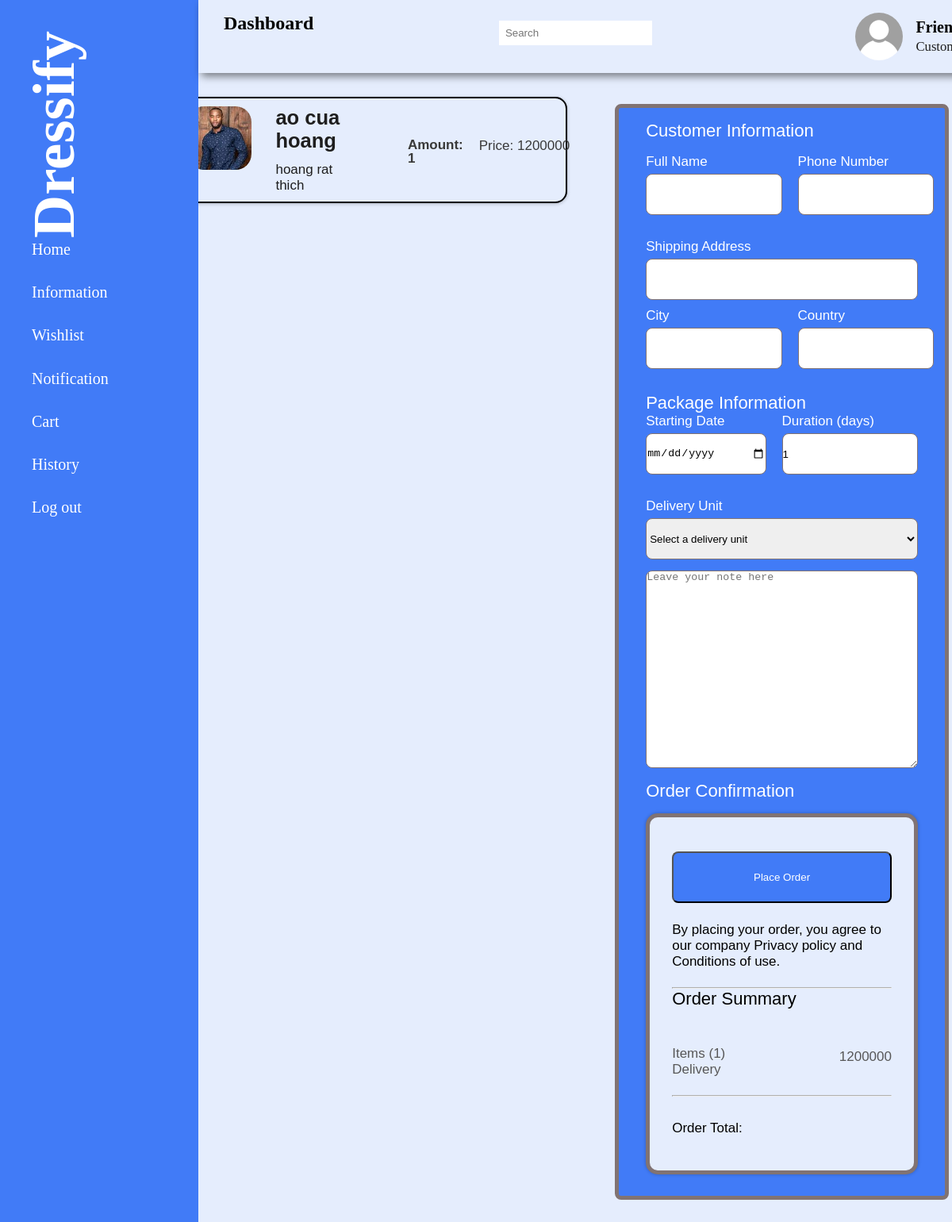
Page /role/customer/CheckOut.php?owner_id=4 on the committed database.
### tables this page shows
CREATE TABLE `cart` (
  `id` int(255) NOT NULL,
  `cus_id` int(255) NOT NULL,
  `owner_id` int(255) NOT NULL,
  `product_id` int(255) NOT NULL,
  `status` varchar(255) NOT NULL DEFAULT 'checkout'
);

CREATE TABLE `products` (
  `product_id` int(255) NOT NULL,
  `owner_id` int(255) NOT NULL,
  `product_name` varchar(255) NOT NULL,
  `description` varchar(255) NOT NULL,
  `price` varchar(255) NOT NULL,
  `category` varchar(255) NOT NULL,
  `image3` varchar(255) NOT NULL,
  `image1` varchar(255) NOT NULL,
  `image2` varchar(255) NOT NULL,
  `stock` int(255) NOT NULL,
  `approve` varchar(255) NOT NULL DEFAULT 'false'
);

### role/customer/CheckOut.php (the view, shortened to what this page needs)
<?php
    include '../../ConnectDB.php';
    $customer = mysqli_fetch_assoc(mysqli_query($conn, "SELECT * FROM customers WHERE cus_id='$_SESSION[cus_id]'"));
    $total=0;
?>
<!DOCTYPE html>
<html lang="en">
<head>
  <link rel="stylesheet" href="CheckoutStyle.css">
  <link href = "https://unpkg.com/boxicons@2.1.4/css/boxicons.min.css" rel = 'stylesheet'>
  <link rel="stylesheet" href="https://cdnjs.cloudflare.com/ajax/libs/font-awesome/6.4.2/css/all.min.css">
</head>
<body>
  <?php include 'CustomerSidebar.php'; ?>
  <main class="checkout-container">
  <div class="checkout-content">
    <section class="product-section">
      <div class="product-details">
        <div class="logo-container">
        </div>
        <div class="product-info">
        <?php
            if(isset($_GET['owner_id'])){
                $owner_id = $_GET['owner_id'];
                $product_id = mysqli_query($conn, "SELECT * FROM cart as c JOIN products as p ON c.product_id=p.product_id WHERE p.owner_id ='$owner_id' AND `status`='checkout' AND `cus_id`='$_SESSION[cus_id]'");
                while($fetch_product = mysqli_fetch_assoc($product_id)){
                  $total = $total + $fetch_product['price'];
        ?>
          <div class="product-card">
            <div class="product-content">
              <div class="product-image-container">
                <div class="product-image-wrapper">
                    <img loading="lazy" style="border-radius: 25%;width: 80px; height: 80px; object-fit: cover;" src = "../../img/product/<?php echo $fetch_product['image1'];?>"/>
                  <div class="product-text">
                    <h2 style="display: inline-flex; width: 200%; overflow: hidden;" class="product-name"><?php echo $fetch_product['product_name']?></h2>
                    <p class="product-details"><?php echo $fetch_product['description']?></p>
                  </div>
                </div>
              </div>
              <div class="product-price-container">
                <div class="product-price-wrapper">
                  <p class="product-quantity">Amount: 1</p>
                  <div class="product-price">
                    <span class="price-value">Price: <?php echo $fetch_product['price']?></span>
                  </div>
                </div>
              </div>
            </div>
          </div>
        <?php
                }
            }
        ?>
        </div>
      </div>
    </section>
    <section class="order-section">
      <div class="order-content">
        <form class="address-form" method="post">
        <h2 class="section-title" style="margin-bottom: 1rem; margin-top: -2rem;">Customer Information</h2>
          <div class="form-row">
            <div class="form-column">
              <div class="form-group">
                <label for="firstName">Full Name</label>
                <input type="text" name="fullname" class="form-input" placeholder="<?php echo$customer['fullname'];?>" required />
              </div>
            </div>
            <div class="form-column">
              <div class="form-group">
                <label for="firstName">Phone Number</label>
                <input type="text" name="contact_number" class="form-input" placeholder="<?php echo$customer['contact_number'];?>" required />
              </div>
            </div>
          </div>
          <div class="form-group">
            <label for="houseNumber">Shipping Address</label>
            <input type="text" name="shipping_address" class="form-input"  placeholder="<?php echo$customer['address'];?>" required />
          </div>
          <div class="form-row">
            <div class="form-column">
              <div class="form-group">
                <label for="city">City</label>
                <input type="text" name="city" class="form-input" placeholder="<?php echo$customer['city'];?>" required />
              </div>
            </div>
            <div class="form-column">
              <div class="form-group">
                <label for="zipCode">Country</label>
                <input type="text" name="country" class="form-input" placeholder="<?php echo$customer['country'];?>" required />
              </div>
            </div>
          </div>
        <h2 class="section-title">Package Information</h2>
            <div class="form-row">
                <div class="form-column">
                <div class="form-group">
                    <label for="firstName">Starting Date</label>
                    <input type="date" name="date_start" class="form-input" placeholder="01/01/2024" required />
                </div>
                </div>
                <div class="form-column">
                <div class="form-group">
                    <label for="firstName">Duration (days)</label>
                    <input type="number" name="duration" class="form-input" value="1" min="1" required />
                </div>
                </div>
            </div>
            <div class="form-group">
            <label for="houseNumber">Delivery Unit</label>
                <select name="delivery_unit" class="form-input" id="getDelivery" required>
                  <option value="" disabled selected>Select a delivery unit</option>
                </select>
            </div>
          <textarea name="note" class="note-input" placeholder="Leave your note here" required></textarea>
        <h2 style="margin-top: 1rem;" class="section-title">Order Confirmation</h2>
        <div class="order-summary">
          <button type="submit" name="confirm" class="place-order-btn">Place Order</button>
          <p class="terms">
            By placing your order, you agree to our company
            <a href="#" style="color: rgba(0, 0, 0, 1)">Privacy policy</a> and
            <a href="#" style="color: rgba(0, 0, 0, 1)">Conditions of use.</a>
          </p>
          <hr class="divider" />
          <h3 class="section-title-1">Order Summary</h3>
          <div class="summary-details">
            <div class="summary-labels">
              <p>Items (<?php echo mysqli_num_rows($product_id)?>)</p>
              <p>Delivery</p>
            </div>
            <div class="summary-values">
              <p><?php echo $total?></p>
            </div>
          </div>
          <hr class="divider" />
          <div class="total">
            <p>Order Total:</p>
          </div>
        </div>
        </form>
      </div>
    </section>
  </div>
  </main>
</body>
</html>

### role/customer/CheckOutStyle.css (style rules this page uses)
.checkout-container { background-color: #E5EDFD; }
.checkout-content { display: flex; gap: 20px; }
.product-section { width: 60%; }
.product-details { display: flex; gap: 20px; }
.logo-container { width: 18%; }
.product-info { width: 82%; margin-left: 20px; }
.product-card { border-radius: 15px; border: 2px solid rgba(0, 0, 0); background-color: #E5EDFD; box-shadow: 0 1px 4px 0 rgba(0, 0, 0, 0.25); margin: 28px 0 0 56px; padding: 10px 31px; }
.product-content { display: flex; gap: 50px; }
.product-image-container { width: 44%; }
.product-image-wrapper { display: flex; flex-grow: 1; gap: 30px; font: 500 17px Poppins, sans-serif; color: #1e1e1e; }
.product-text { align-self: flex-start; display: flex; margin-top: 0px; flex-direction: column; }
.product-name { font-family: Poppins, sans-serif; }
.product-details { font-family: Nunito, sans-serif; margin-top: 12px; }
.product-price-container { width: 56%; margin-left: 40px; margin-top: 40px; }
.product-price-wrapper { display: flex; gap: 20px; align-self: stretch; font-size: 17px; color: #393939; justify-content: space-between; margin: auto 0; }
.product-quantity { font-variant-numeric: lining-nums proportional-nums; font: 600 17px Raleway, sans-serif; line-height: 100%; align-self: flex-start; }
.product-price { display: flex; flex-direction: row; font-weight: 500; white-space: nowrap; text-align: right; }
.price-value { font-family: Poppins, sans-serif; }
.order-section { width: 40%; margin-left: 20px; }
.order-content { display: flex; flex-direction: column; align-self: stretch; margin: auto 0; padding: 37px 20px; }
.section-title { color: #ffffff; align-self: flex-start; font: 400 22px Poppins, sans-serif; }
.section-title-1 { color: #000; align-self: flex-start; font: 400 22px Poppins, sans-serif; }
.address-form { border-radius: 8px; border: 5px solid rgba(129, 115, 115, 1); background-color: #417BF7; display: flex; margin-top: 12px; margin-bottom: 20px; flex-direction: column; padding: 48px 34px 27px; }
.form-row { display: flex; gap: 20px; }
.form-column { display: flex; flex-direction: column; line-height: normal; width: 50%; padding-bottom: 20px; }
.form-group { display: flex; flex-grow: 1; flex-direction: column; font: 300 17px Poppins, sans-serif; color: #ffffff; }
.form-input { border-radius: 8px; border: 1px solid rgba(129, 115, 115, 1); margin-top: 5px; margin-bottom: 10px; height: 52px; }
.note-input { border-radius: 8px; border: 1px solid rgba(129, 115, 115, 1); margin-top: 4px; height: 249px; }
.order-summary { border-radius: 15px; box-shadow: 0 0 4px 0 rgba(0, 0, 0, 0.25); border: 5px solid rgba(129, 115, 115, 1); background-color: #E5EDFD; display: flex; margin-top: 15px; flex-direction: column; font: 300 17px Poppins, sans-serif; color: #000; padding: 43px 28px; }
.place-order-btn { border-radius: 8px; background-color: #417BF7; align-items: center; color: #fff; font-weight: 400; justify-content: center; padding: 23px 60px; }
.terms { margin-top: 24px; }
.divider { border-top: 1px solid rgba(176, 176, 176, 1); background-color: #b0b0b0; margin-top: 22px; height: 1px; }
.summary-details { display: flex; margin-top: 46px; gap: 20px; color: #575757; justify-content: space-between; }
.summary-labels { display: flex; flex-direction: column; }
.summary-values { align-self: flex-start; display: flex; margin-top: 4px; flex-direction: column; text-align: right; }
.total { display: flex; margin-top: 30px; gap: 20px; justify-content: space-between; }

### role/admin/AdminStyle.css (style rules this page uses)
:root { --theme-color:#E5EDFD; --dark-blue:#417BF7; --light-blue:#779DF8; --light-sky:#E5EDFD; --black:#1c1c1c; }
* { padding: 0; margin: 0; box-sizing: border-box; list-style-type: none; text-decoration: none; }
body { background-color: var(--theme-color); }
main { margin-top: 50px; padding: 2rem 1.5rem; min-height: calc(100vh - 90); }

### rows in the picture
cart: product.image1 (picture), product.product_name "ao cua hoang", product.description "hoang rat thich", product.price "1200000"

### other values in the picture
mysqli_num_rows($product_id) "1"
$total "1200000"
